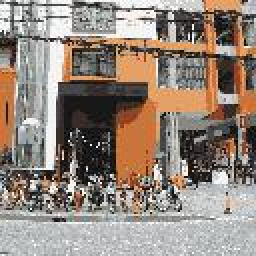
#> input picture plot_3d/12.jpg, 128 x 128 px (shown 2 times larger)
$ python test.py
#> lines starting #> are read from the running program, lines starting #| are printed output that depends on the picture
# 方法一，利用关键字
from matplotlib import pyplot as plt
from mpl_toolkits.mplot3d import Axes3D
import numpy as np

import numpy as np
import math
import random
from PIL import Image

address_1 = "D:\\workspace\\PythonOutput\\RGB_output\\对比图\\7.jpg"
cnt = 0


# [94 lines left out: functions calculate_zi, find_ci, k_mean, test_rgb_img, not called in this run]


# 定义坐标轴
def draw_3d_fromfile(infile):
#> called with infile = '12.jpg'
    filename = infile
    im = Image.open(filename).resize((50, 50))
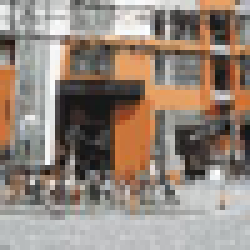
#> im: PIL image 50x50 RGB (shown 5 times larger); mean R, G, B 148, 134.2, 123.5
    img = im.load()
    im.close()
    X = []
    height = im.size[0]
#> height = 50
    width = im.size[1]
#> width = 50
    for i in range(0, height):
        for j in range(0, width):
            X.append(np.array(img[i, j]))
#> after the loop, X = 2500 items, first 6: [160, 162, 161], [238, 240, 239], [234, 236, 235], [204, 206, 205], [228, 230, 229], [233, 235, 234]
    xd = []
    yd = []
    zd = []
    for node in X:
        xd.append(node[0])
        yd.append(node[1])
        zd.append(node[2])
#> this loop made 2500 passes
#> after the loop, xd = 2500 values, max 253 at index 2184, min 17 at index 2475, mean 148; yd = 2500 values, max 254 at index 1455, min 14 at index 632, mean 134.2; zd = 2500 values, max 255 at index 1256, min 7 at index 2275, mean 123.5
    img_re = drwa_3d(xd, yd, zd)
    return img_re


# coding:utf-8

def RGB_to_HEX(input1, input2, input3):
    str1 = hex(input1)
    str2 = hex(input2)
    str3 = hex(input3)

    str1 = str1[2:]
    str2 = str2[2:]
    str3 = str3[2:]
    str4 = '#' + str(str1 + str2 + str3)
    # while len(str4)<7:
    #     str4+='0'

    return str4


def drwa_3d(x, y, z):
    fig = plt.figure()
    ax1 = plt.axes(projection='3d')
    # [12 lines of commented-out code are left out]
    for i in range(len(x)):
        co = RGB_to_HEX(x[i], y[i], z[i])
        if(len(co)<7):
            continue
        co = co.upper()
        ax1.scatter3D(x[i], y[i], z[i], c=co)
#> this loop made 2500 passes
#> (str1 in RGB_to_HEX, str2 in RGB_to_HEX, str3 in RGB_to_HEX, str4 in RGB_to_HEX, co) on passes 1 to 3: ('a0', 'a2', 'a1', '#a0a2a1', '#A0A2A1'), ('ee', 'f0', 'ef', '#eef0ef', '#EEF0EF'), ('ea', 'ec', 'eb', '#eaeceb', '#EAECEB')
    # 绘制散点图
    # ax1.plot3D(x, y, z, 'pink')  # 绘制空间曲线

    plt.show()
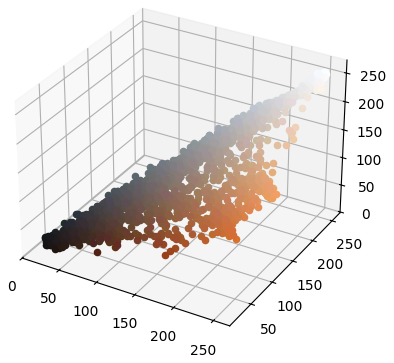
#> figure drawn by matplotlib, 1 panel
    plt.angle_spectrum
    return ax1


if __name__ == '__main__':

    img_1 = draw_3d_fromfile('12.jpg')


    # [4 lines of commented-out code are left out]

$ run again, with plot_3d/2.jpg copied over plot_3d/12.jpg
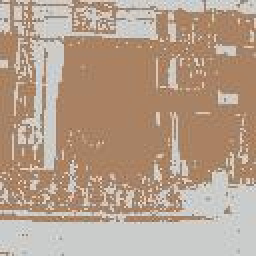
#> input picture plot_3d/2.jpg, 128 x 128 px (shown 2 times larger)
#> in draw_3d_fromfile, `im = Image.open(filename).resize((50, 50))`:
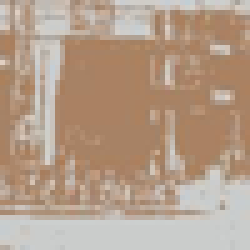
#> im: PIL image 50x50 RGB (shown 5 times larger); mean R, G, B 181.3, 157.9, 138.6
#> after the loop in draw_3d_fromfile, `for i in range(0, height):`: X = 2500 items, first 6: [179, 168, 160], [209, 202, 197], [207, 206, 205], [187, 186, 185], [200, 195, 191], [211, 201, 193]
#> the loop in draw_3d_fromfile, `for node in X:` made 2500 passes
#> after the loop in draw_3d_fromfile, `for node in X:`: xd = 2500 values, max 225 at index 12, min 154 at index 2285, mean 181.3; yd = 2500 values, max 210 at index 481, min 123 at index 632, mean 157.9; zd = 2500 values, max 214 at index 513, min 85 at index 632, mean 138.6
#> the loop in drwa_3d, `for i in range(len(x)):` made 2500 passes
#> (str1 in RGB_to_HEX, str2 in RGB_to_HEX, str3 in RGB_to_HEX, str4 in RGB_to_HEX, co) on passes 1 to 3: ('b3', 'a8', 'a0', '#b3a8a0', '#B3A8A0'), ('d1', 'ca', 'c5', '#d1cac5', '#D1CAC5'), ('cf', 'ce', 'cd', '#cfcecd', '#CFCECD')
#> in drwa_3d, `plt.show()`:
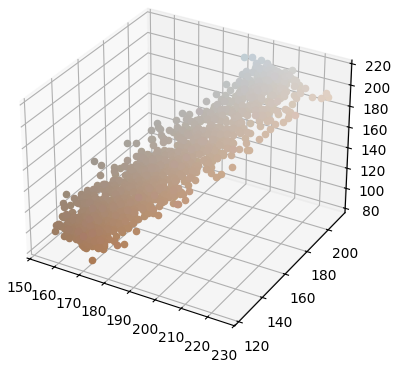
#> figure drawn by matplotlib, 1 panel

$ run again, with plot_3d/4.jpg copied over plot_3d/12.jpg
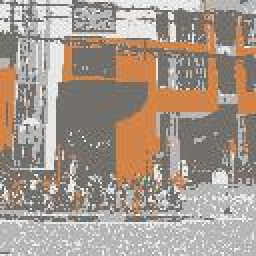
#> input picture plot_3d/4.jpg, 128 x 128 px (shown 2 times larger)
#> in draw_3d_fromfile, `im = Image.open(filename).resize((50, 50))`:
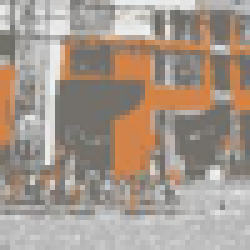
#> im: PIL image 50x50 RGB (shown 5 times larger); mean R, G, B 165.2, 151.7, 140.6
#> after the loop in draw_3d_fromfile, `for i in range(0, height):`: X = 2500 items, first 6: [169, 169, 167], [231, 231, 229], [235, 235, 233], [194, 194, 192], [219, 219, 217], [227, 227, 225]
#> the loop in draw_3d_fromfile, `for node in X:` made 2500 passes
#> after the loop in draw_3d_fromfile, `for node in X:`: xd = 2500 values, max 241 at index 1156, min 102 at index 1270, mean 165.2; yd = 2500 values, max 241 at index 517, min 103 at index 1555, mean 151.7; zd = 2500 values, max 244 at index 517, min 57 at index 2420, mean 140.6
#> the loop in drwa_3d, `for i in range(len(x)):` made 2500 passes
#> (str1 in RGB_to_HEX, str2 in RGB_to_HEX, str3 in RGB_to_HEX, str4 in RGB_to_HEX, co) on passes 1 to 3: ('a9', 'a9', 'a7', '#a9a9a7', '#A9A9A7'), ('e7', 'e7', 'e5', '#e7e7e5', '#E7E7E5'), ('eb', 'eb', 'e9', '#ebebe9', '#EBEBE9')
#> in drwa_3d, `plt.show()`:
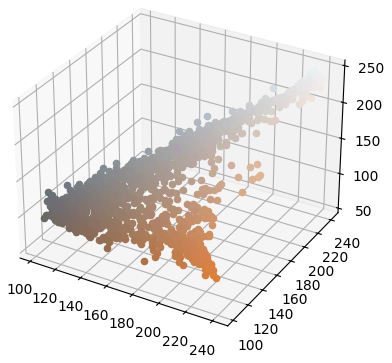
#> figure drawn by matplotlib, 1 panel
